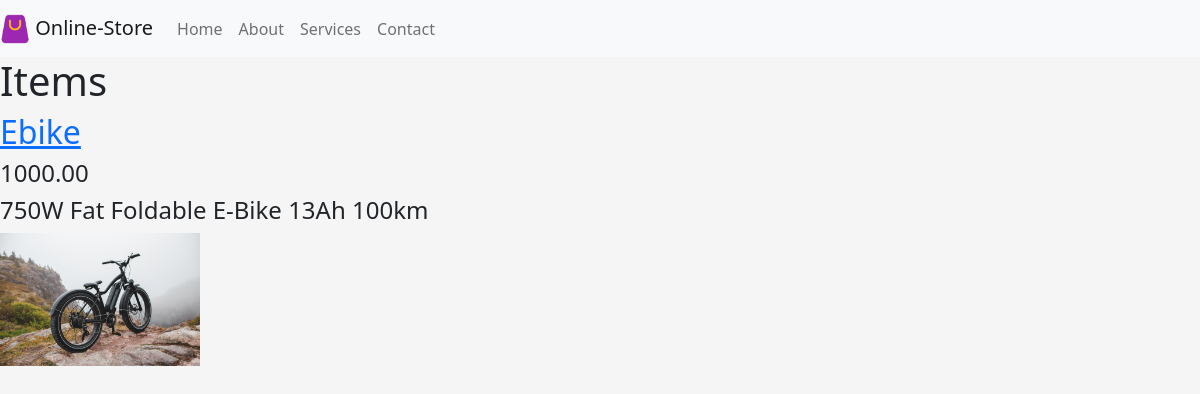
/store/items/, run on the app's committed database.
### store/models.py (models this page shows, shortened)
class Product(models.Model):
    name = models.CharField(max_length=100)
    price = models.DecimalField(max_digits=8, decimal_places=2)
    description = models.TextField()
    image = models.ImageField(blank=True, upload_to='images')

### store/views.py (the view)
# urls.py: path('items/', views.items),
def items(request):
    products = Product.objects.all()
    context = {
        'products':products
    }
    return render(request, 'store/index.html', context)

### store/templates/store/index.html
{% extends 'store/base.html' %}
{% load static %}
{% block body %}
    <h1>Items</h1>
    {% for product in products %}
    <h2><a href="{% url 'store:item_detail' product.id %}">{{ product.name }}</a></h2>
    <h4>{{ product.price }}</h4>
    <h4>{{ product.description }}</h4>
    <img src="{{product.image.url}}" alt="" style="max-width: 200px; max-height: 200px;">
    {% endfor %}
{% endblock %}

### store/static/store/style.css (style rules this page uses)
body { background-color: whitesmoke; }

### data on the page
Product: name "Ebike", price "1000.00", description "750W Fat Foldable E-Bike 13Ah 100km", image (picture)
